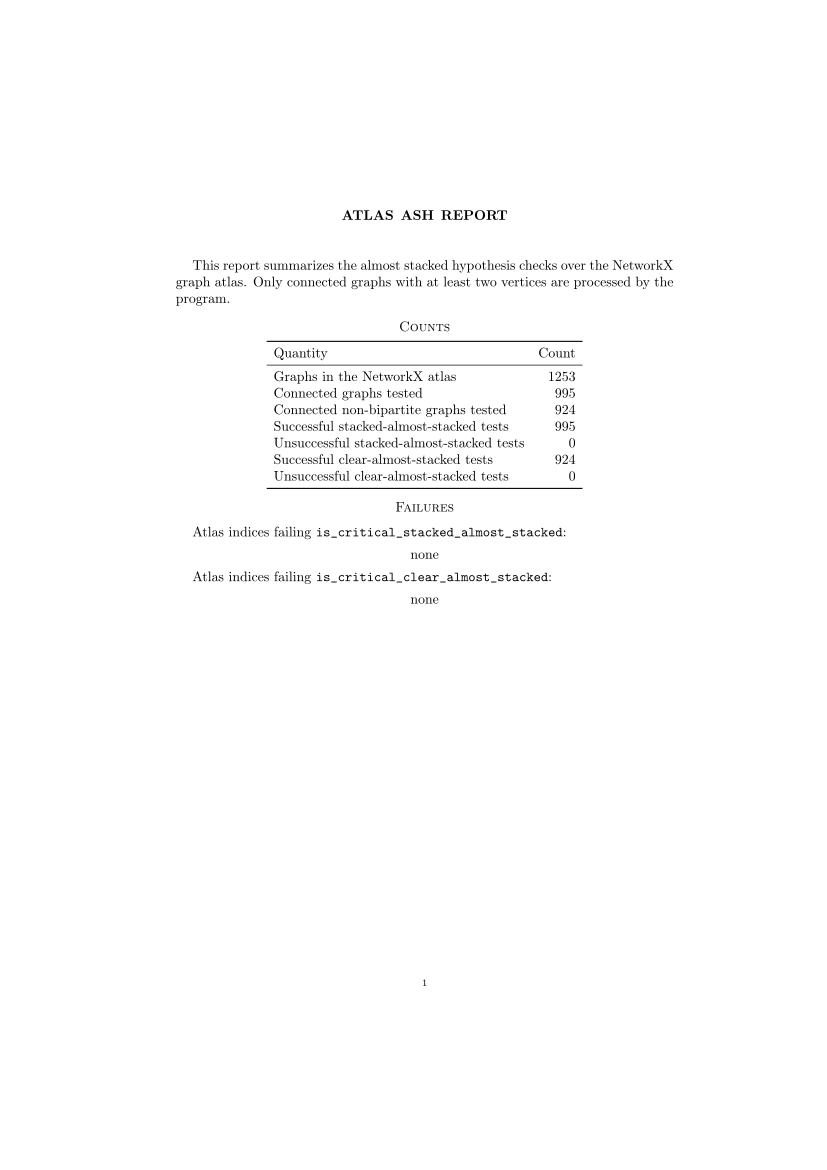

Reproduce this figure in Python.
"""Generate a LaTeX summary report for ASH checks on the graph atlas."""

from __future__ import annotations

import argparse
import io
import sys
from contextlib import redirect_stdout
from dataclasses import dataclass

import networkx as nx

from pebbling import Pebbling


@dataclass
class TestSummary:
    """Store aggregate test results for the graph atlas."""

    total_graphs: int = 0
    connected_graphs: int = 0
    non_bipartite_graphs: int = 0
    stacked_successes: int = 0
    stacked_failures: int = 0
    clear_successes: int = 0
    clear_failures: int = 0
    stacked_failure_ids: list[int] | None = None
    clear_failure_ids: list[int] | None = None

    def __post_init__(self) -> None:
        if self.stacked_failure_ids is None:
            self.stacked_failure_ids = []
        if self.clear_failure_ids is None:
            self.clear_failure_ids = []


def evaluate_connected_atlas_graphs(
    limit: int | None = None,
    progress_every: int = 0,
) -> TestSummary:
    """Run the ASH checks on every connected graph in the NetworkX atlas."""
    summary = TestSummary()

    for atlas_index, graph in enumerate(nx.graph_atlas_g()):
        if limit is not None and summary.total_graphs >= limit:
            break

        summary.total_graphs += 1

        if progress_every and summary.total_graphs % progress_every == 0:
            print(
                f"Processed {summary.total_graphs} atlas graphs...",
                file=sys.stderr,
                flush=True,
            )

        if graph.number_of_nodes() < 2 or not nx.is_connected(graph):
            continue

        summary.connected_graphs += 1
        pebbling = Pebbling(graph)

        with redirect_stdout(io.StringIO()):
            if pebbling.is_critical_stacked_almost_stacked():
                summary.stacked_successes += 1
            else:
                summary.stacked_failures += 1
                summary.stacked_failure_ids.append(atlas_index)

            if not nx.is_bipartite(graph):
                summary.non_bipartite_graphs += 1
                if pebbling.is_critical_clear_almost_stacked():
                    summary.clear_successes += 1
                else:
                    summary.clear_failures += 1
                    summary.clear_failure_ids.append(atlas_index)

    return summary


def format_id_list(values: list[int]) -> str:
    """Format atlas indices for LaTeX output."""
    if not values:
        return "none"
    return ", ".join(str(value) for value in values)


def build_report(summary: TestSummary) -> str:
    """Return a standalone LaTeX report for the computed summary."""
    return rf"""\documentclass{{amsart}}

\usepackage[T1]{{fontenc}}
\usepackage[utf8]{{inputenc}}
\usepackage{{amsmath,amssymb}}
\usepackage{{booktabs}}

\title{{Atlas ASH Report}}
\author{{}}
\date{{}}

\begin{{document}}

\maketitle

This report summarizes the almost stacked hypothesis checks over the NetworkX graph atlas.
Only connected graphs with at least two vertices are processed by the program.

\section*{{Counts}}

\begin{{center}}
\begin{{tabular}}{{lr}}
\toprule
Quantity & Count \\
\midrule
Graphs in the NetworkX atlas & {summary.total_graphs} \\
Connected graphs tested & {summary.connected_graphs} \\
Connected non-bipartite graphs tested & {summary.non_bipartite_graphs} \\
Successful stacked-almost-stacked tests & {summary.stacked_successes} \\
Unsuccessful stacked-almost-stacked tests & {summary.stacked_failures} \\
Successful clear-almost-stacked tests & {summary.clear_successes} \\
Unsuccessful clear-almost-stacked tests & {summary.clear_failures} \\
\bottomrule
\end{{tabular}}
\end{{center}}

\section*{{Failures}}

Atlas indices failing \texttt{{is\_critical\_stacked\_almost\_stacked}}:
\[
\text{{{format_id_list(summary.stacked_failure_ids)}}}
\]

Atlas indices failing \texttt{{is\_critical\_clear\_almost\_stacked}}:
\[
\text{{{format_id_list(summary.clear_failure_ids)}}}
\]

\end{{document}}
"""


def parse_args() -> argparse.Namespace:
    """Parse command-line arguments."""
    parser = argparse.ArgumentParser(
        description="Generate a LaTeX report for ASH checks on graph atlas graphs."
    )
    parser.add_argument(
        "--output",
        default="atlas_ash_report.tex",
        help="Path of the generated LaTeX report.",
    )
    parser.add_argument(
        "--limit",
        type=int,
        default=None,
        help="Optional cap on the number of atlas graphs examined.",
    )
    parser.add_argument(
        "--progress-every",
        type=int,
        default=25,
        help="Print a progress message after this many atlas graphs.",
    )
    return parser.parse_args()


def main() -> None:
    """Compute the atlas summary and write the LaTeX report."""
    args = parse_args()
    summary = evaluate_connected_atlas_graphs(
        limit=args.limit,
        progress_every=args.progress_every,
    )

    with open(args.output, "w", encoding="utf-8") as report_file:
        report_file.write(build_report(summary))


if __name__ == "__main__":
    main()
